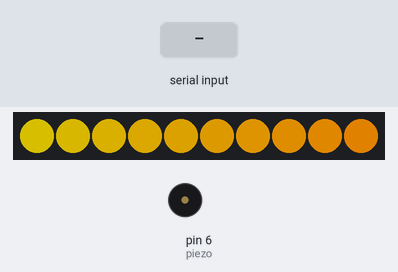
The sketch below on a simulated Arduino Uno, built with avr-gcc and run on an emulated ATmega328P. Shown: 10 RGB LEDs in strip order, left to right, buzzer (waves = sounding). The test bench sets the inputs (shaded band). Dim RGB values are drawn brighter than linear; what the sketch prints to the serial monitor is not drawn.

Above: at 2.2 s.
2.3 s: "30,150,10\n" received over Serial
At 3.58 s:
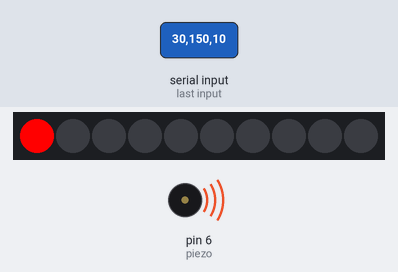
At 5.3 s:
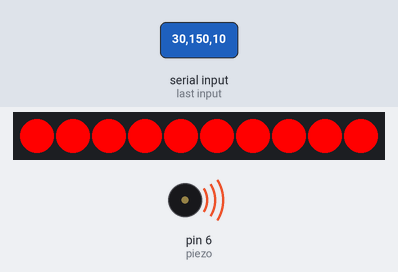
Timing chart, 0 to 8.2 s (numbered marks = the images above; inputs shaded):
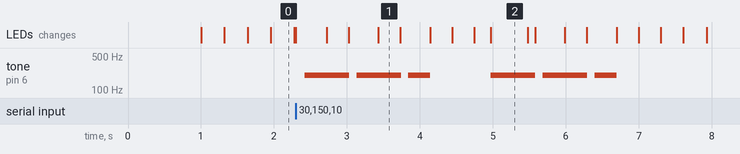

The sketch:

solar.ino
```cpp
#include <PS2Keyboard.h>
#include <Adafruit_NeoPixel.h>
#define NEO_PIN 7

const int DataPin = 2;
const int IRQpin =  3;
const int piezo = 6;
int tones[] = {200, 294, 330, 349, 392, 440, 494, 523};

Adafruit_NeoPixel strip = Adafruit_NeoPixel(10, NEO_PIN, NEO_GRB + NEO_KHZ800);
PS2Keyboard keyboard;

void setup() {
  delay(1000);
  keyboard.begin(DataPin, IRQpin);
  pinMode(piezo, OUTPUT);
  Serial.begin(9600);
  Serial.println("Keyboard Test:");
  strip.begin(); //네오픽셀을 초기화하기 위해 모든LED를 off시킨다
  strip.show();
}

void loop() {
  String barcode = "";
  if (keyboard.available()) {
    while (keyboard.available()) {
      char c = keyboard.read();
      barcode += c;
    }
    Serial.println(barcode.toInt());
  }
  else {
    while (Serial.available()) {
      String ho = "";
      char color = Serial.read();
      ho += color;
      if (ho.toInt() == 1) {
        tone(piezo,tones[0]); delay(300);
        colorWipe(strip.Color(255, 0, 0), 20); //빨간색 출력
        colorWipe(strip.Color(0, 0, 0), 10); //빨간색 출력
        noTone(piezo);
        delay(100);
        tone(piezo,tones[0]); delay(300);
        colorWipe(strip.Color(255, 0, 0), 20); //빨간색 출력
        colorWipe(strip.Color(0, 0, 0), 10); //빨간색 출력
        noTone(piezo);
        delay(100);
        tone(piezo,tones[0]); delay(300);
        noTone(piezo);
        colorWipe(strip.Color(255, 0, 0), 20); //빨간색 출력
        colorWipe(strip.Color(0, 0, 0), 10); //빨간색 출력
        colorWipe(strip.Color(255, 0, 0), 20); //빨간색 출력
        colorWipe(strip.Color(0, 0, 0), 10); //빨간색 출력
        colorWipe(strip.Color(255, 0, 0), 20); //빨간색 출력
      }
      else if (ho.toInt() == 2) {
        colorWipe(strip.Color(0, 0, 255), 20); //파란색 출력
        colorWipe(strip.Color(0, 0, 0), 10); //빨간색 출력
        colorWipe(strip.Color(0, 0, 255), 20); //파란색 출력
        colorWipe(strip.Color(0, 0, 0), 10); //빨간색 출력
        colorWipe(strip.Color(0, 0, 255), 20); //파란색 출력
        colorWipe(strip.Color(0, 0, 0), 10); //빨간색 출력
        colorWipe(strip.Color(0, 0, 255), 20); //파란색 출력
        colorWipe(strip.Color(0, 0, 0), 10); //빨간색 출력
        colorWipe(strip.Color(0, 0, 255), 20); //파란색 출력
        colorWipe(strip.Color(0, 0, 0), 10); //빨간색 출력
      }
    }
    rainbow(20);
  }
  delay(100);
}

int rainbow(uint8_t wait) {
  uint16_t i, j;
  for (j = 0; j < 256; j++) {
    for (i = 0; i < strip.numPixels(); i++) {
      strip.setPixelColor(i, Wheel((i + j) & 255));
      if (keyboard.available()) return 1;
      if(Serial.available()) return 1;
    }
    strip.show();
    delay(wait);
  }
}

uint32_t Wheel(byte WheelPos) {
  if (WheelPos < 85) {
    return strip.Color(WheelPos * 3, 255 - WheelPos * 3, 0);
  } else if (WheelPos < 170) {
    WheelPos -= 85;
    return strip.Color(255 - WheelPos * 3, 0, WheelPos * 3);
  } else {
    WheelPos -= 170;
    return strip.Color(0, WheelPos * 3, 255 - WheelPos * 3);
  }
}

void colorWipe(uint32_t c, uint8_t wait) {
  for (uint16_t i = 0; i < strip.numPixels(); i++) {
    strip.setPixelColor(i, c);
    strip.show();
    delay(wait);
  }
}
```

Measured:
- after the input at 2.3 s, tone on pin 6 (piezo): plays 200 Hz for 0.61 s, 200 Hz for 0.61 s, 200 Hz for 0.30 s, 200 Hz for 0.61 s, 200 Hz for 0.61 s, 200 Hz for 0.30 s, starting after 0.12 s
- what the display in image 2 shows lasts 0.5 s, from 5.0 s to 5.5 s
